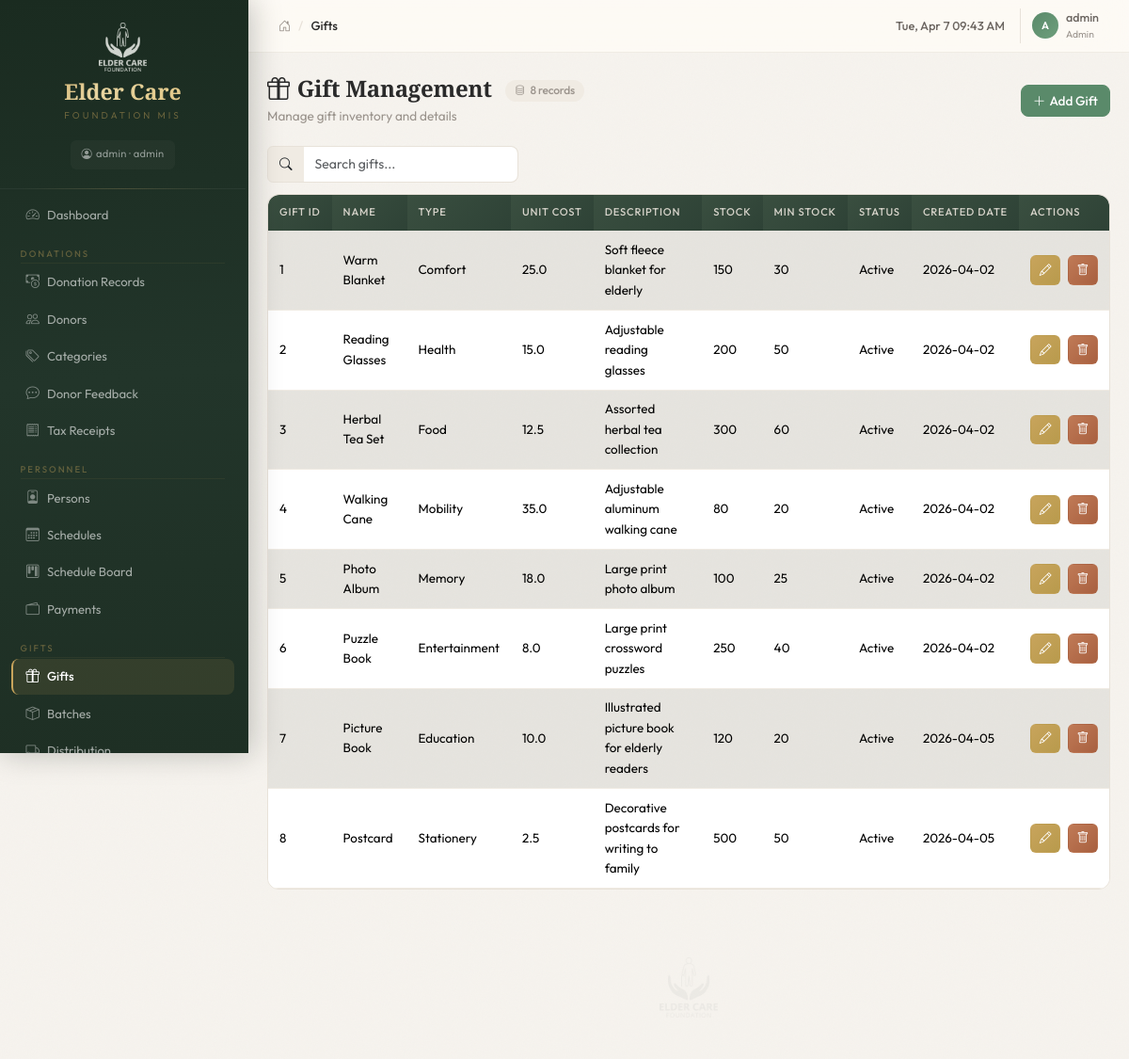
The app's page /gifts (signed in), older data.
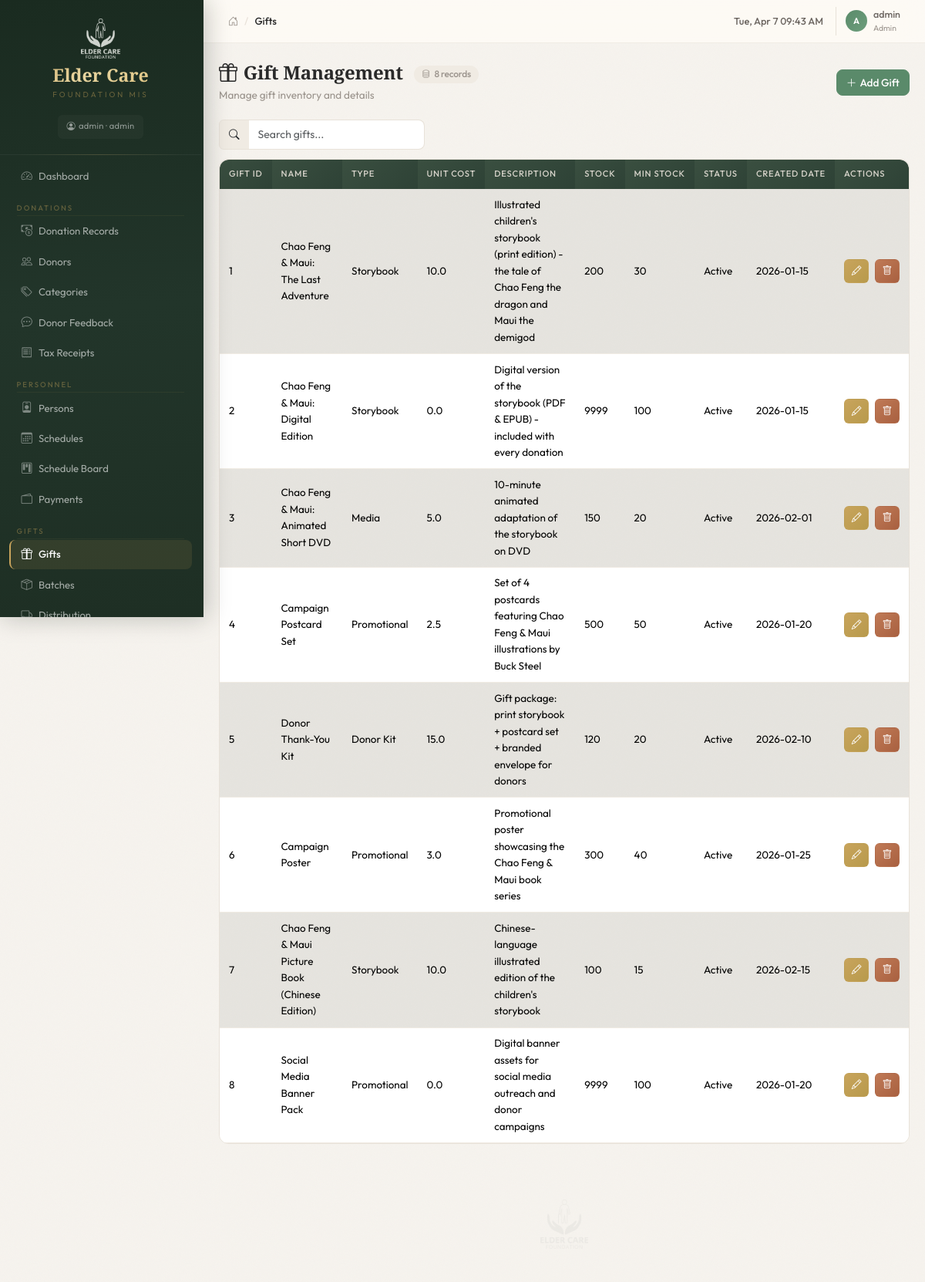
The same page, newer data.
### tables this page shows
CREATE TABLE "User" (
	"user_id"	INTEGER,
	"user_name"	TEXT,
	"password"	TEXT,
	"email"	TEXT,
	"is_active"	INTEGER,
	"created_date"	NUMERIC,
	"updated_date"	NUMERIC, role TEXT DEFAULT "viewer",
	PRIMARY KEY("user_id")
);

CREATE TABLE "gifts" (
	"gift_id"	INTEGER,
	"gift_name"	TEXT,
	"gift_type"	TEXT,
	"unit_cost"	REAL,
	"description"	TEXT,
	"current_stock"	INTEGER,
	"min_stock_level"	INTEGER,
	"is_active"	NUMERIC,
	"created_date"	INTEGER,
	PRIMARY KEY("gift_id")
);

### blueprints/gifts.py (the view)
@gifts_bp.route('/gifts')
@login_required
@role_required('event_coordinator')
def gifts_list():
    rows = query_db('SELECT * FROM gifts ORDER BY gift_id ASC')
    return render_template('gifts/gifts.html', rows=rows)

### blueprints/auth.py (called while the page is built)
def role_required(*roles):
    def decorator(f):
        @wraps(f)
        def wrapped(*args, **kwargs):
            if not current_user.has_role(*roles):
                flash('Insufficient permissions to access this page', 'warning')
                return redirect(url_for('dashboard.index'))
            return f(*args, **kwargs)
        return wrapped
    return decorator

    @property
    def is_admin(self):
        return self.role == 'admin'

    def has_role(self, *roles):
        return self.role in roles or self.role == 'admin'

### db.py (called while the page is built)
def get_db():
    if 'db' not in g:
        g.db = sqlite3.connect(current_app.config['DATABASE'])
        g.db.row_factory = sqlite3.Row
        g.db.execute('PRAGMA foreign_keys = ON')
    return g.db

def query_db(sql, args=(), one=False):
    cur = get_db().execute(sql, args)
    rv = cur.fetchall()
    cur.close()
    return (rv[0] if rv else None) if one else rv

### templates/gifts/gifts.html (shortened to what this page needs)
{% extends "base.html" %}
{% block breadcrumb %}Gifts{% endblock %}
{% block content %}
<div class="page-header">
  <div>
    <h4 class="mb-1"><i class="bi bi-gift me-2"></i>Gift Management <span class="record-count"><i class="bi bi-database"></i>{{ rows|length }} records</span></h4>
    <p class="page-subtitle">Manage gift inventory and details</p>
  </div>
  <button class="btn btn-primary" onclick="openAdd()"><i class="bi bi-plus-lg me-1"></i>Add Gift</button>
</div>
<div class="table-info-bar">
<div class="table-search mb-3">
  <div class="input-group" style="max-width:320px;">
    <span class="input-group-text"><i class="bi bi-search"></i></span>
    <input type="text" class="form-control" placeholder="Search gifts..." id="tableSearch">
  </div>
</div>
</div>
{% if rows %}
<div class="table-responsive">
  <table class="table table-striped table-hover align-middle">
    <thead class="table-header">
      <tr>
        <th>Gift ID</th><th>Name</th><th>Type</th><th>Unit Cost</th><th>Description</th>
        <th>Stock</th><th>Min Stock</th><th>Status</th><th>Created Date</th><th>Actions</th>
      </tr>
    </thead>
    <tbody>
      {% for r in rows %}
      <tr>
        <td>{{ r.gift_id }}</td>
        <td>{{ r.gift_name }}</td>
        <td>{{ r.gift_type }}</td>
        <td>{{ r.unit_cost }}</td>
        <td title="{{ r.description }}">{{ r.description }}</td>
        <td>{{ r.current_stock }}</td>
        <td>{{ r.min_stock_level }}</td>
        <td>{{ 'Active' if r.is_active == 1 else 'Inactive' }}</td>
        <td>{{ r.created_date }}</td>
        <td>
          <div style="display:flex;gap:4px;flex-wrap:nowrap;">
          <button class="btn btn-sm btn-warning" aria-label="Edit" data-bs-toggle="tooltip" title="Edit" onclick="openEdit({{ r.gift_id }}, '{{ r.gift_name }}', '{{ r.gift_type }}', '{{ r.unit_cost }}', `{{ r.description }}`, '{{ r.current_stock }}', '{{ r.min_stock_level }}', '{{ r.is_active }}')"><i class="bi bi-pencil"></i></button>
          <button class="btn btn-sm btn-danger" aria-label="Delete" data-bs-toggle="tooltip" title="Delete" onclick="confirmDelete('{{ url_for('gifts.gifts_delete', id=r.gift_id) }}', '{{ r.gift_name }}')"><i class="bi bi-trash"></i></button>
          </div>
        </td>
      </tr>
      {% endfor %}
    </tbody>
  </table>
</div>
{% else %}
<div class="empty-state">
  <i class="bi bi-inbox"></i>
  <h6>No records found</h6>
  <p>Click "Add" to create your first entry.</p>
</div>
{% endif %}
{% endblock %}

### templates/base.html (shortened to what this page needs)
<!DOCTYPE html>
<html lang="en">
<head>
  <link href="https://cdn.jsdelivr.net/npm/bootstrap@5.3.3/dist/css/bootstrap.min.css" rel="stylesheet">
  <link href="https://cdn.jsdelivr.net/npm/bootstrap-icons@1.11.3/font/bootstrap-icons.min.css" rel="stylesheet">
  <link href="{{ url_for('static', filename='css/style.css') }}" rel="stylesheet">
</head>
<body>
{% if current_user.is_authenticated %}
<div class="d-flex" id="wrapper">
  <div id="sidebar">
    <div class="sidebar-brand">
      <div class="text-center">
        <img src="{{ url_for('static', filename='img/logo.png') }}" alt="Logo" class="sidebar-logo mb-2">
        <div class="sidebar-title">Elder Care</div>
        <div class="sidebar-subtitle">Foundation MIS</div>
      </div>
      <div class="text-center mt-2">
        <span class="sidebar-user"><i class="bi bi-person-circle me-1"></i>{{ current_user.user_name }} &middot; {{ current_user.role }}</span>
      </div>
    </div>
    <nav class="nav flex-column px-2 py-2" aria-label="Main navigation">
      <a class="nav-link" href="{{ url_for('dashboard.index') }}"><i class="bi bi-speedometer2 me-2"></i>Dashboard</a>
      {% if current_user.has_role('finance') %}
      <div class="section-label">Donations</div>
      <a class="nav-link" href="{{ url_for('donations.donations_list') }}"><i class="bi bi-cash-coin me-2"></i>Donation Records</a>
      <a class="nav-link" href="{{ url_for('donations.donors_list') }}"><i class="bi bi-people me-2"></i>Donors</a>
      <a class="nav-link" href="{{ url_for('donations.categories_list') }}"><i class="bi bi-tags me-2"></i>Categories</a>
      <a class="nav-link" href="{{ url_for('donations.feedback_list') }}"><i class="bi bi-chat-dots me-2"></i>Donor Feedback</a>
      <a class="nav-link" href="{{ url_for('donations.receipts_list') }}"><i class="bi bi-receipt me-2"></i>Tax Receipts</a>
      {% endif %}
      {% if current_user.has_role('event_coordinator') %}
      <div class="section-label">Personnel</div>
      <a class="nav-link" href="{{ url_for('personnel.persons_list') }}"><i class="bi bi-person-badge me-2"></i>Persons</a>
      <a class="nav-link" href="{{ url_for('personnel.schedules_list') }}"><i class="bi bi-calendar3 me-2"></i>Schedules</a>
      <a class="nav-link" href="{{ url_for('personnel.schedule_board') }}"><i class="bi bi-kanban me-2"></i>Schedule Board</a>
      <a class="nav-link" href="{{ url_for('personnel.payments_list') }}"><i class="bi bi-wallet2 me-2"></i>Payments</a>
      <div class="section-label">Gifts</div>
      <a class="nav-link" href="{{ url_for('gifts.gifts_list') }}"><i class="bi bi-gift me-2"></i>Gifts</a>
      <a class="nav-link" href="{{ url_for('gifts.batches_list') }}"><i class="bi bi-box-seam me-2"></i>Batches</a>
      <a class="nav-link" href="{{ url_for('gifts.distribution_list') }}"><i class="bi bi-truck me-2"></i>Distribution</a>
      {% endif %}
    </nav>
  </div>
  <div class="flex-grow-1 d-flex flex-column" style="min-width:0;">
    <div class="topbar">
      <nav aria-label="breadcrumb">
        <ol class="breadcrumb">
          <li class="breadcrumb-item"><a href="{{ url_for('dashboard.index') }}"><i class="bi bi-house-door"></i></a></li>
          <li class="breadcrumb-item active">{% block breadcrumb %}Dashboard{% endblock %}</li>
        </ol>
      </nav>
      <div class="topbar-right">
        <span class="topbar-time" id="topbarTime"></span>
        <div class="topbar-user">
          <div class="topbar-user-avatar">{{ current_user.user_name[0]|upper }}</div>
          <div>
            <div class="topbar-user-name">{{ current_user.user_name }}</div>
            <div class="topbar-user-role">{{ current_user.role }}</div>
          </div>
        </div>
      </div>
    </div>
    <div class="content-area flex-grow-1" id="main-content" role="main">
      {% block content %}{% endblock %}
      <div class="watermark-footer">
        <img src="{{ url_for('static', filename='img/logo.png') }}" alt="Elder Care Foundation">
      </div>
    </div>
  </div>
</div>
{% endif %}
</body>
</html>

Row changes from the older to the newer data that the page shows:
changed gifts id 1: gift_name "Warm Blanket" → "Chao Feng & Maui: The Last Adventure"; gift_type "Comfort" → "Storybook"; unit_cost "25.0" → "10.0"; description "Soft fleece blanket for elderly" → "Illustrated children's storybook (print edition) - the tale of Chao Feng the dragon and Maui the demigod"; current_stock "150" → "200"; created_date "2026-04-02" → "2026-01-15"
changed gifts id 2: gift_name "Reading Glasses" → "Chao Feng & Maui: Digital Edition"; gift_type "Health" → "Storybook"; unit_cost "15.0" → "0.0"; description "Adjustable reading glasses" → "Digital version of the storybook (PDF & EPUB) - included with every donation"; current_stock "200" → "9999"; min_stock_level "50" → "100"; created_date "2026-04-02" → "2026-01-15"
changed gifts id 3: gift_name "Herbal Tea Set" → "Chao Feng & Maui: Animated Short DVD"; gift_type "Food" → "Media"; unit_cost "12.5" → "5.0"; description "Assorted herbal tea collection" → "10-minute animated adaptation of the storybook on DVD"; current_stock "300" → "150"; min_stock_level "60" → "20"; created_date "2026-04-02" → "2026-02-01"
changed gifts id 4: gift_name "Walking Cane" → "Campaign Postcard Set"; gift_type "Mobility" → "Promotional"; unit_cost "35.0" → "2.5"; description "Adjustable aluminum walking cane" → "Set of 4 postcards featuring Chao Feng & Maui illustrations by Buck Steel"; current_stock "80" → "500"; min_stock_level "20" → "50"; created_date "2026-04-02" → "2026-01-20"
changed gifts id 5: gift_name "Photo Album" → "Donor Thank-You Kit"; gift_type "Memory" → "Donor Kit"; unit_cost "18.0" → "15.0"; description "Large print photo album" → "Gift package: print storybook + postcard set + branded envelope for donors"; current_stock "100" → "120"; min_stock_level "25" → "20"; created_date "2026-04-02" → "2026-02-10"
changed gifts id 6: gift_name "Puzzle Book" → "Campaign Poster"; gift_type "Entertainment" → "Promotional"; unit_cost "8.0" → "3.0"; description "Large print crossword puzzles" → "Promotional poster showcasing the Chao Feng & Maui book series"; current_stock "250" → "300"; created_date "2026-04-02" → "2026-01-25"
changed gifts id 7: gift_name "Picture Book" → "Chao Feng & Maui Picture Book (Chinese Edition)"; gift_type "Education" → "Storybook"; description "Illustrated picture book for elderly readers" → "Chinese-language illustrated edition of the children's storybook"; current_stock "120" → "100"; min_stock_level "20" → "15"; created_date "2026-04-05" → "2026-02-15"
changed gifts id 8: gift_name "Postcard" → "Social Media Banner Pack"; gift_type "Stationery" → "Promotional"; unit_cost "2.5" → "0.0"; description "Decorative postcards for writing to family" → "Digital banner assets for social media outreach and donor campaigns"; current_stock "500" → "9999"; min_stock_level "50" → "100"; created_date "2026-04-05" → "2026-01-20"
